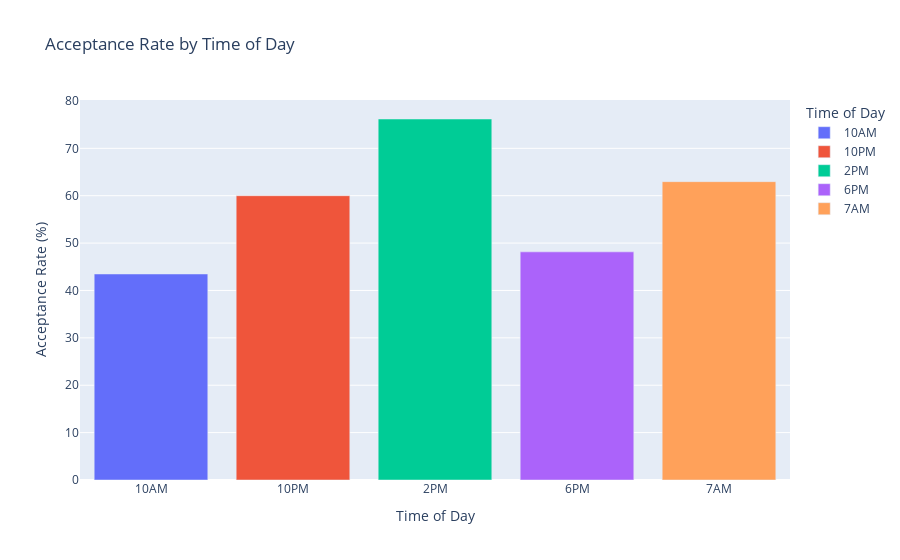
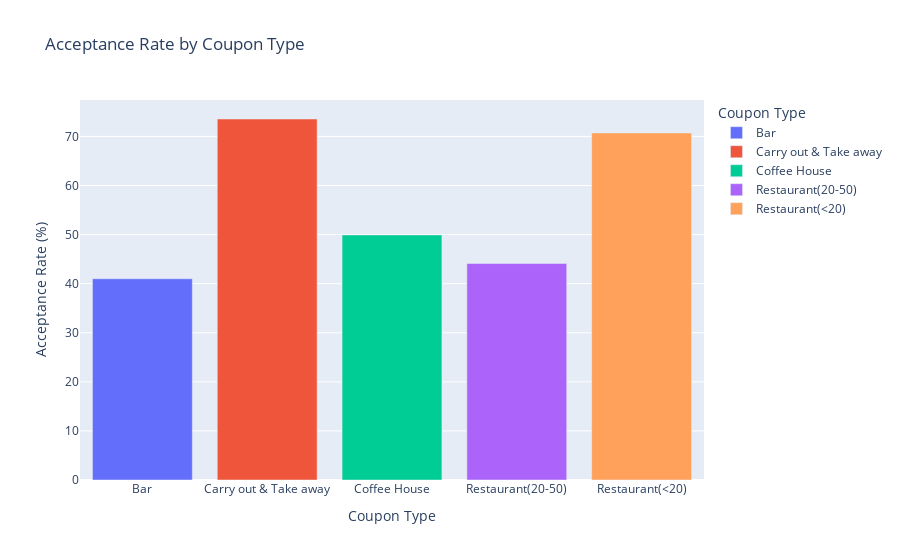
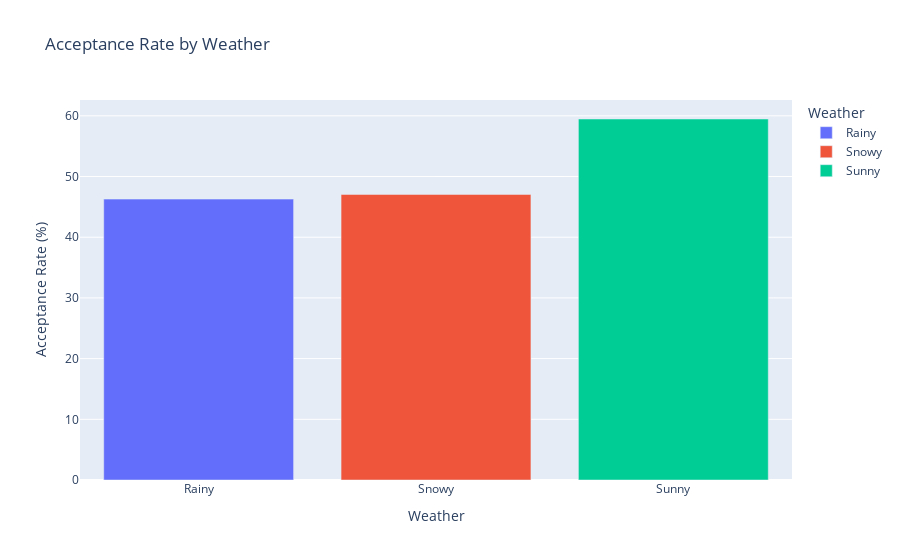
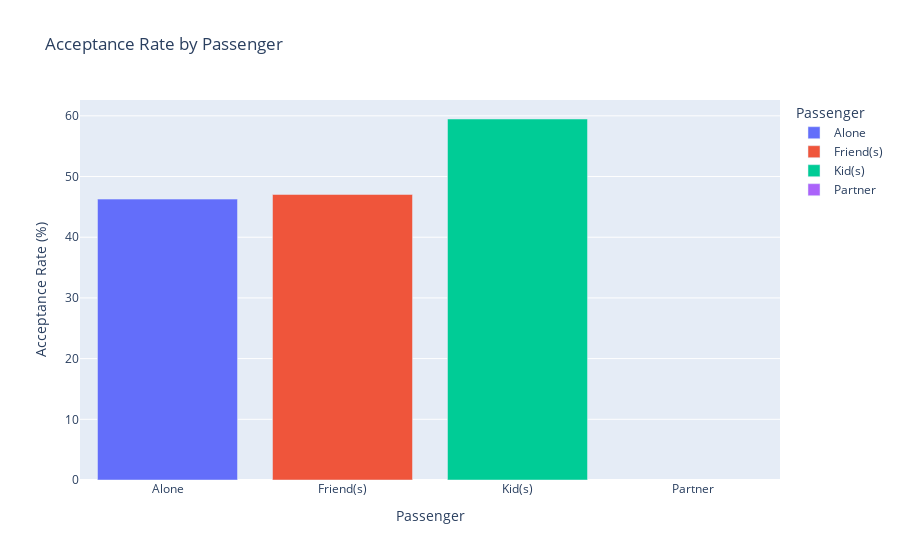

Notebook cell for these charts, in order:
### Code cell
time_acceptance = data2.groupby('time')['Y'].mean().reset_index()
time_acceptance['acceptance_rate'] = time_acceptance['Y'] * 100

fig = px.bar(time_acceptance,
             x='time',
             y='acceptance_rate',
             title='Acceptance Rate by Time of Day',
             labels={'time': 'Time of Day', 'acceptance_rate': 'Acceptance Rate (%)'},
             color='time')
fig.show()

coupon_acceptance = data.groupby('coupon')['Y'].mean().reset_index()
coupon_acceptance['acceptance_rate'] = coupon_acceptance['Y'] * 100

fig2 = px.bar(coupon_acceptance,
             x='coupon',
             y='acceptance_rate',
             title='Acceptance Rate by Coupon Type',
             labels={'coupon': 'Coupon Type', 'acceptance_rate': 'Acceptance Rate (%)'},
             color='coupon')
fig2.show()

weather_acceptance = data.groupby('weather')['Y'].mean().reset_index()
weather_acceptance['acceptance_rate'] = weather_acceptance['Y'] * 100

fig3 = px.bar(weather_acceptance,
             x='weather',
             y='acceptance_rate',
             title='Acceptance Rate by Weather',
             labels={'weather': 'Weather', 'acceptance_rate': 'Acceptance Rate (%)'},
             color='weather')
fig3.show()



pass_acceptance = data.groupby('passanger')['Y'].mean().reset_index()
pass_acceptance['acceptance_rate'] = weather_acceptance['Y'] * 100

fig4 = px.bar(pass_acceptance,
             x='passanger',
             y='acceptance_rate',
             title='Acceptance Rate by Passenger',
             labels={'passanger': 'Passenger', 'acceptance_rate': 'Acceptance Rate (%)'},
             color='passanger')
fig4.show()




dest_acceptance = data.groupby('destination')['Y'].mean().reset_index()
dest_acceptance['acceptance_rate'] = weather_acceptance['Y'] * 100

fig5 = px.bar(dest_acceptance,
             x='destination',
             y='acceptance_rate',
             title='Acceptance Rate by Destination',
             labels={'destination': 'Destination', 'acceptance_rate': 'Acceptance Rate (%)'},
             color='destination')
fig5.show()

### Figure 1 — Plotly figure (JSON) as saved in the notebook; plotly's stock layout.template omitted (floating-point values rounded to 4 significant figures)
{"data": [{"alignmentgroup": "True", "hovertemplate": "Time of Day=%{x}<br>Acceptance Rate (%)=%{y}<extra></extra>", "legendgroup": "10AM", "marker": {"color": "#636efa", "pattern": {"shape": ""}}, "name": "10AM", "offsetgroup": "10AM", "orientation": "v", "showlegend": true, "textposition": "auto", "type": "bar", "x": ["10AM"], "xaxis": "x", "y": [43.48], "yaxis": "y"}, {"alignmentgroup": "True", "hovertemplate": "Time of Day=%{x}<br>Acceptance Rate (%)=%{y}<extra></extra>", "legendgroup": "10PM", "marker": {"color": "#EF553B", "pattern": {"shape": ""}}, "name": "10PM", "offsetgroup": "10PM", "orientation": "v", "showlegend": true, "textposition": "auto", "type": "bar", "x": ["10PM"], "xaxis": "x", "y": [60], "yaxis": "y"}, {"alignmentgroup": "True", "hovertemplate": "Time of Day=%{x}<br>Acceptance Rate (%)=%{y}<extra></extra>", "legendgroup": "2PM", "marker": {"color": "#00cc96", "pattern": {"shape": ""}}, "name": "2PM", "offsetgroup": "2PM", "orientation": "v", "showlegend": true, "textposition": "auto", "type": "bar", "x": ["2PM"], "xaxis": "x", "y": [76.19], "yaxis": "y"}, {"alignmentgroup": "True", "hovertemplate": "Time of Day=%{x}<br>Acceptance Rate (%)=%{y}<extra></extra>", "legendgroup": "6PM", "marker": {"color": "#ab63fa", "pattern": {"shape": ""}}, "name": "6PM", "offsetgroup": "6PM", "orientation": "v", "showlegend": true, "textposition": "auto", "type": "bar", "x": ["6PM"], "xaxis": "x", "y": [48.15], "yaxis": "y"}, {"alignmentgroup": "True", "hovertemplate": "Time of Day=%{x}<br>Acceptance Rate (%)=%{y}<extra></extra>", "legendgroup": "7AM", "marker": {"color": "#FFA15A", "pattern": {"shape": ""}}, "name": "7AM", "offsetgroup": "7AM", "orientation": "v", "showlegend": true, "textposition": "auto", "type": "bar", "x": ["7AM"], "xaxis": "x", "y": [62.96], "yaxis": "y"}], "layout": {"autosize": true, "barmode": "relative", "legend": {"title": {"text": "Time of Day"}, "tracegroupgap": 0}, "title": {"text": "Acceptance Rate by Time of Day"}, "xaxis": {"anchor": "y", "autorange": true, "categoryarray": ["10AM", "10PM", "2PM", "6PM", "7AM"], "categoryorder": "array", "domain": [0, 1], "range": [-0.5, 4.5], "title": {"text": "Time of Day"}, "type": "category"}, "yaxis": {"anchor": "x", "autorange": true, "domain": [0, 1], "range": [0, 80.2], "title": {"text": "Acceptance Rate (%)"}, "type": "linear"}}}

### Figure 2 — Plotly figure (JSON) as saved in the notebook; plotly's stock layout.template omitted (floating-point values rounded to 4 significant figures)
{"data": [{"alignmentgroup": "True", "hovertemplate": "Coupon Type=%{x}<br>Acceptance Rate (%)=%{y}<extra></extra>", "legendgroup": "Bar", "marker": {"color": "#636efa", "pattern": {"shape": ""}}, "name": "Bar", "offsetgroup": "Bar", "orientation": "v", "showlegend": true, "textposition": "auto", "type": "bar", "x": ["Bar"], "xaxis": "x", "y": [41.0], "yaxis": "y"}, {"alignmentgroup": "True", "hovertemplate": "Coupon Type=%{x}<br>Acceptance Rate (%)=%{y}<extra></extra>", "legendgroup": "Carry out & Take away", "marker": {"color": "#EF553B", "pattern": {"shape": ""}}, "name": "Carry out & Take away", "offsetgroup": "Carry out & Take away", "orientation": "v", "showlegend": true, "textposition": "auto", "type": "bar", "x": ["Carry out & Take away"], "xaxis": "x", "y": [73.55], "yaxis": "y"}, {"alignmentgroup": "True", "hovertemplate": "Coupon Type=%{x}<br>Acceptance Rate (%)=%{y}<extra></extra>", "legendgroup": "Coffee House", "marker": {"color": "#00cc96", "pattern": {"shape": ""}}, "name": "Coffee House", "offsetgroup": "Coffee House", "orientation": "v", "showlegend": true, "textposition": "auto", "type": "bar", "x": ["Coffee House"], "xaxis": "x", "y": [49.92], "yaxis": "y"}, {"alignmentgroup": "True", "hovertemplate": "Coupon Type=%{x}<br>Acceptance Rate (%)=%{y}<extra></extra>", "legendgroup": "Restaurant(20-50)", "marker": {"color": "#ab63fa", "pattern": {"shape": ""}}, "name": "Restaurant(20-50)", "offsetgroup": "Restaurant(20-50)", "orientation": "v", "showlegend": true, "textposition": "auto", "type": "bar", "x": ["Restaurant(20-50)"], "xaxis": "x", "y": [44.1], "yaxis": "y"}, {"alignmentgroup": "True", "hovertemplate": "Coupon Type=%{x}<br>Acceptance Rate (%)=%{y}<extra></extra>", "legendgroup": "Restaurant(<20)", "marker": {"color": "#FFA15A", "pattern": {"shape": ""}}, "name": "Restaurant(<20)", "offsetgroup": "Restaurant(<20)", "orientation": "v", "showlegend": true, "textposition": "auto", "type": "bar", "x": ["Restaurant(<20)"], "xaxis": "x", "y": [70.71], "yaxis": "y"}], "layout": {"autosize": true, "barmode": "relative", "legend": {"title": {"text": "Coupon Type"}, "tracegroupgap": 0}, "title": {"text": "Acceptance Rate by Coupon Type"}, "xaxis": {"anchor": "y", "autorange": true, "categoryarray": ["Bar", "Carry out & Take away", "Coffee House", "Restaurant(20-50)", "Restaurant(<20)"], "categoryorder": "array", "domain": [0, 1], "range": [-0.5, 4.5], "title": {"text": "Coupon Type"}, "type": "category"}, "yaxis": {"anchor": "x", "autorange": true, "domain": [0, 1], "range": [0, 77.42], "title": {"text": "Acceptance Rate (%)"}, "type": "linear"}}}

### Figure 3 — Plotly figure (JSON) as saved in the notebook; plotly's stock layout.template omitted (floating-point values rounded to 4 significant figures)
{"data": [{"alignmentgroup": "True", "hovertemplate": "Weather=%{x}<br>Acceptance Rate (%)=%{y}<extra></extra>", "legendgroup": "Rainy", "marker": {"color": "#636efa", "pattern": {"shape": ""}}, "name": "Rainy", "offsetgroup": "Rainy", "orientation": "v", "showlegend": true, "textposition": "auto", "type": "bar", "x": ["Rainy"], "xaxis": "x", "y": [46.28], "yaxis": "y"}, {"alignmentgroup": "True", "hovertemplate": "Weather=%{x}<br>Acceptance Rate (%)=%{y}<extra></extra>", "legendgroup": "Snowy", "marker": {"color": "#EF553B", "pattern": {"shape": ""}}, "name": "Snowy", "offsetgroup": "Snowy", "orientation": "v", "showlegend": true, "textposition": "auto", "type": "bar", "x": ["Snowy"], "xaxis": "x", "y": [47.05], "yaxis": "y"}, {"alignmentgroup": "True", "hovertemplate": "Weather=%{x}<br>Acceptance Rate (%)=%{y}<extra></extra>", "legendgroup": "Sunny", "marker": {"color": "#00cc96", "pattern": {"shape": ""}}, "name": "Sunny", "offsetgroup": "Sunny", "orientation": "v", "showlegend": true, "textposition": "auto", "type": "bar", "x": ["Sunny"], "xaxis": "x", "y": [59.48], "yaxis": "y"}], "layout": {"autosize": true, "barmode": "relative", "legend": {"title": {"text": "Weather"}, "tracegroupgap": 0}, "title": {"text": "Acceptance Rate by Weather"}, "xaxis": {"anchor": "y", "autorange": true, "categoryarray": ["Rainy", "Snowy", "Sunny"], "categoryorder": "array", "domain": [0, 1], "range": [-0.5, 2.5], "title": {"text": "Weather"}, "type": "category"}, "yaxis": {"anchor": "x", "autorange": true, "domain": [0, 1], "range": [0, 62.61], "title": {"text": "Acceptance Rate (%)"}, "type": "linear"}}}

### Figure 4 — Plotly figure (JSON) as saved in the notebook; plotly's stock layout.template omitted (floating-point values rounded to 4 significant figures)
{"data": [{"alignmentgroup": "True", "hovertemplate": "Passenger=%{x}<br>Acceptance Rate (%)=%{y}<extra></extra>", "legendgroup": "Alone", "marker": {"color": "#636efa", "pattern": {"shape": ""}}, "name": "Alone", "offsetgroup": "Alone", "orientation": "v", "showlegend": true, "textposition": "auto", "type": "bar", "x": ["Alone"], "xaxis": "x", "y": [46.28], "yaxis": "y"}, {"alignmentgroup": "True", "hovertemplate": "Passenger=%{x}<br>Acceptance Rate (%)=%{y}<extra></extra>", "legendgroup": "Friend(s)", "marker": {"color": "#EF553B", "pattern": {"shape": ""}}, "name": "Friend(s)", "offsetgroup": "Friend(s)", "orientation": "v", "showlegend": true, "textposition": "auto", "type": "bar", "x": ["Friend(s)"], "xaxis": "x", "y": [47.05], "yaxis": "y"}, {"alignmentgroup": "True", "hovertemplate": "Passenger=%{x}<br>Acceptance Rate (%)=%{y}<extra></extra>", "legendgroup": "Kid(s)", "marker": {"color": "#00cc96", "pattern": {"shape": ""}}, "name": "Kid(s)", "offsetgroup": "Kid(s)", "orientation": "v", "showlegend": true, "textposition": "auto", "type": "bar", "x": ["Kid(s)"], "xaxis": "x", "y": [59.48], "yaxis": "y"}, {"alignmentgroup": "True", "hovertemplate": "Passenger=%{x}<br>Acceptance Rate (%)=%{y}<extra></extra>", "legendgroup": "Partner", "marker": {"color": "#ab63fa", "pattern": {"shape": ""}}, "name": "Partner", "offsetgroup": "Partner", "orientation": "v", "showlegend": true, "textposition": "auto", "type": "bar", "x": ["Partner"], "xaxis": "x", "y": [null], "yaxis": "y"}], "layout": {"autosize": true, "barmode": "relative", "legend": {"title": {"text": "Passenger"}, "tracegroupgap": 0}, "title": {"text": "Acceptance Rate by Passenger"}, "xaxis": {"anchor": "y", "autorange": true, "categoryarray": ["Alone", "Friend(s)", "Kid(s)", "Partner"], "categoryorder": "array", "domain": [0, 1], "range": [-0.5, 3.5], "title": {"text": "Passenger"}, "type": "category"}, "yaxis": {"anchor": "x", "autorange": true, "domain": [0, 1], "range": [0, 62.61], "title": {"text": "Acceptance Rate (%)"}, "type": "linear"}}}
